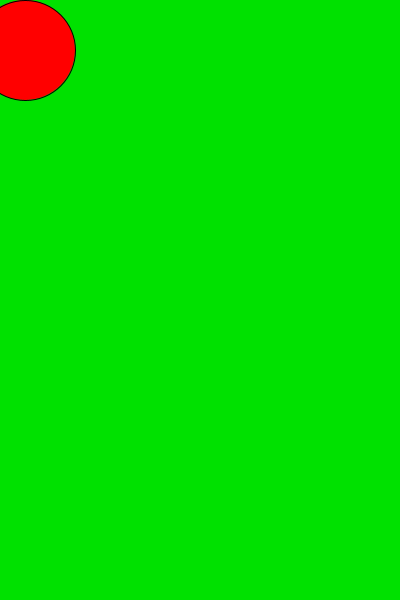
Frame 1 (no input)
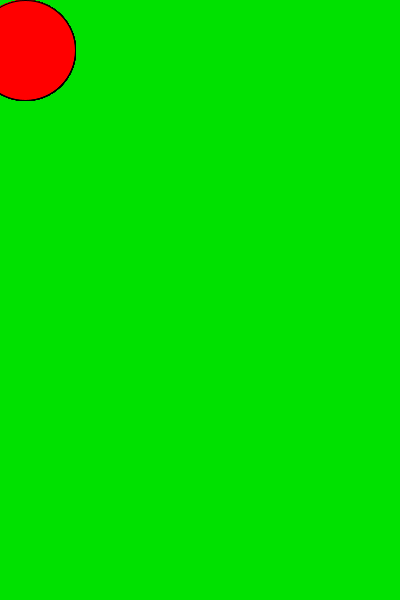
Frame 60 (the mouse pressed at the canvas centre just before this capture)
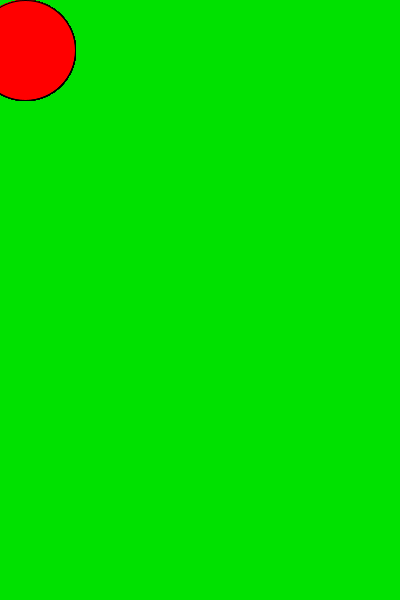
Frame 120 (the mouse held since frame 60 and released just before this capture)

The Processing sketch that drew these frames (run headless with seeded random() and noise(); from frame 60 on, the mouse is pressed at the canvas centre):

// Processing sketch: sketch_190318b
// ── sketch_190318b.pde
void setup(){
  size(400,600);
  background(0,225,0);
}

void draw(){
 fill(255,0,0);
  ellipse(25,50,100,100);
  if(mousePressed){
  
  }
}
